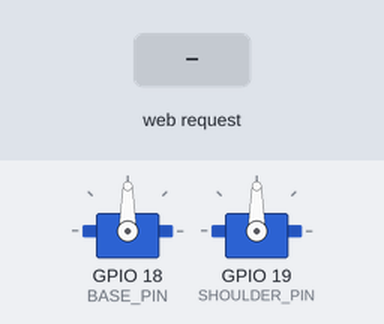
Bench run of a sketch on a simulated ESP32. On the bench: 2 × servo. Inputs (shaded band) come from the test bench. WiFi joins after 1.5 s; servers stay silent unless stated; storage starts empty; what the sketch prints to the serial monitor is not drawn.

Above: at 2.7 s.
2.8 s: HTTP request GET /set?base=1 received
At 3.9 s:
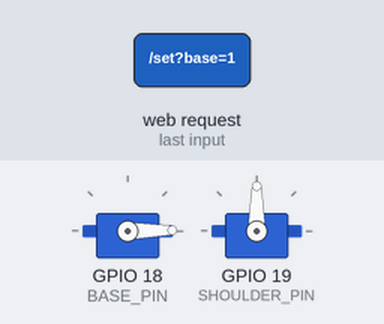
4.3 s: HTTP request GET /set?shoulder=1 received
At 5.0 s:
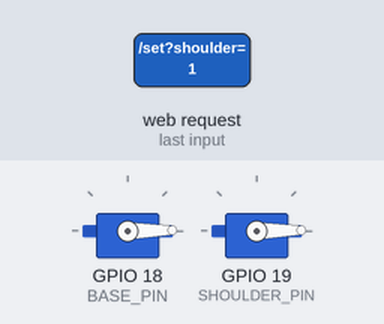
5.8 s: HTTP request GET /set?base=120 received
At 6.1 s:
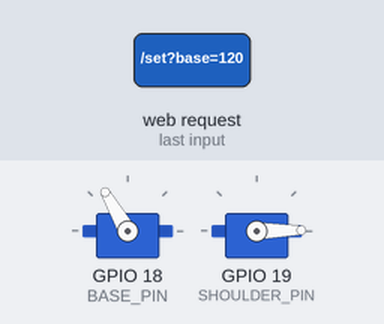
7.3 s: HTTP request GET /set?shoulder=120 received
At 8.5 s:
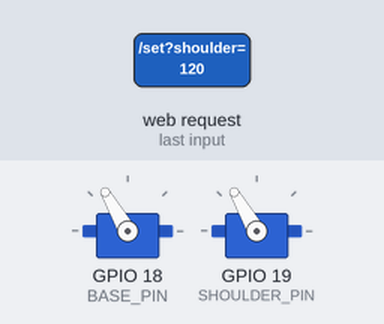
8.8 s: HTTP request GET /set?base=0 received
At 9.6 s:
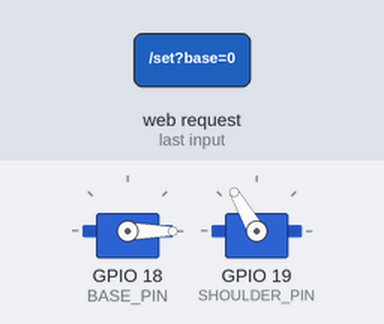
10.3 s: HTTP request GET /set?base=1&shoulder=1 received
At 10.8 s:
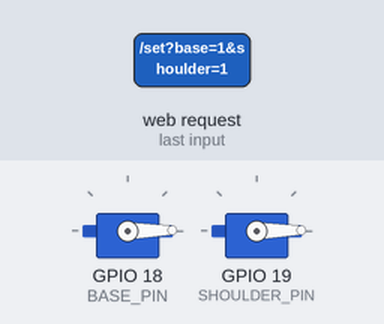
Timing chart, 0 to 12.8 s (numbered marks = the images above; inputs shaded):
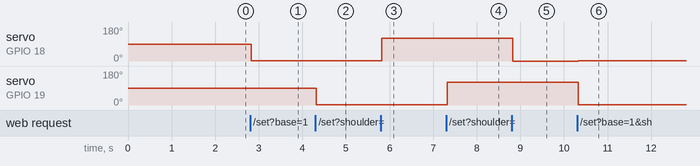

The sketch:

Arm_Robot_ESP32.ino
```cpp
#include <WiFi.h>
#include <ESPAsyncWebServer.h>
#include <LittleFS.h>
#include <ESP32Servo.h>

#define BASE_PIN 18
#define SHOULDER_PIN 19

// ====== Wi-Fi Config ======
const char* ssid = "UGMURO-INET";
const char* password = "Gepuk15000";

// ====== Web Server ======
AsyncWebServer server(80);

// ====== Servo Setup ======
Servo baseServo;
Servo shoulderServo;

int basePos = 90;
int shoulderPos = 90;

void setup() {
  Serial.begin(115200);

  // Mount LittleFS
  if (!LittleFS.begin(true)) {
    Serial.println("LittleFS Mount Failed!");
    return;
  }

  // Attach servos
  baseServo.attach(BASE_PIN);
  shoulderServo.attach(SHOULDER_PIN);
  baseServo.write(basePos);
  shoulderServo.write(shoulderPos);

  // Connect WiFi
  WiFi.begin(ssid, password);
  Serial.print("Connecting to WiFi");
  while (WiFi.status() != WL_CONNECTED) {
    delay(500);
    Serial.print(".");
  }
  Serial.println("\nWiFi connected. IP: " + WiFi.localIP().toString());

  // Serve HTML page
  server.on("/", HTTP_GET, [](AsyncWebServerRequest *request) {
    request->send(LittleFS, "/index.html", "text/html");
  });

  // Handle slider requests
  server.on("/set", HTTP_GET, [](AsyncWebServerRequest *request) {
    if (request->hasParam("base")) {
      basePos = request->getParam("base")->value().toInt();
      baseServo.write(basePos);
      Serial.printf("Base: %d\n", basePos);
    }
    if (request->hasParam("shoulder")) {
      shoulderPos = request->getParam("shoulder")->value().toInt();
      shoulderServo.write(shoulderPos);
      Serial.printf("Shoulder: %d\n", shoulderPos);
    }
    request->send(200, "text/plain", "OK");
  });

  // Handle reset request (smooth simultaneous movement)
  server.on("/reset", HTTP_GET, [](AsyncWebServerRequest *request) {
    int targetBase = 90;
    int targetShoulder = 90;
    int stepDelay = 15; // ms between steps

    // Move until both servos reach target
    while (basePos != targetBase || shoulderPos != targetShoulder) {
      if (basePos < targetBase) basePos++;
      else if (basePos > targetBase) basePos--;

      if (shoulderPos < targetShoulder) shoulderPos++;
      else if (shoulderPos > targetShoulder) shoulderPos--;

      baseServo.write(basePos);
      shoulderServo.write(shoulderPos);

      delay(stepDelay);
    }

    Serial.println("Arm back to initial position");
    request->send(200, "text/plain", "RESET DONE");
  });

  server.begin();
}

void loop() {
}
```

Measured:
- after the input at 2.8 s, servo on GPIO 18 (BASE_PIN): 90° → 1° at once
- after the input at 4.3 s, servo on GPIO 19 (SHOULDER_PIN): 90° → 1° at once
- after the input at 5.8 s, servo on GPIO 18 (BASE_PIN): 1° → 120° at once
- after the input at 7.3 s, servo on GPIO 19 (SHOULDER_PIN): 1° → 120° at once
- after the input at 8.8 s, servo on GPIO 18 (BASE_PIN): 120° → 0° at once
- after the input at 10.3 s, servo on GPIO 18 (BASE_PIN): 0° → 1° at once; servo on GPIO 19 (SHOULDER_PIN): 120° → 1° at once
